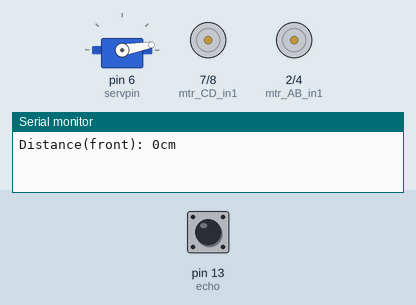
A sketch run on a simulated Arduino Uno, built with avr-gcc and run on an emulated ATmega328P. Shown: servo, motor-driver pin pairs drawn as motors (green arrow = first pin HIGH = forward, orange = second pin HIGH = backward, longer = more drive, scaled by the enable pin), the last lines printed to the serial monitor. Inputs (shaded band) come from the test bench; at power-on: pin 13 (echo) LOW.

Above: at 1.2 s.
1.3 s: pin 13 (echo) pulsed HIGH 5 times (0.12 s each, 0.3 s apart)
At 3.8 s:
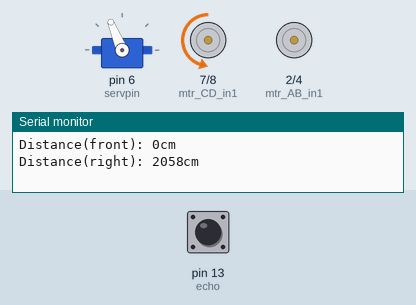
At 8.2 s:
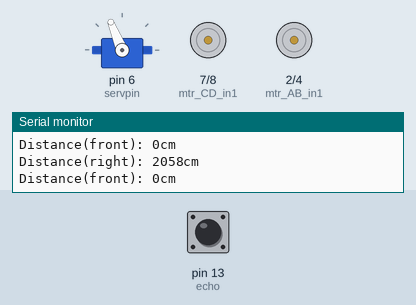
Timing chart, 0 to 11.8 s (numbered marks = the images above; inputs shaded):
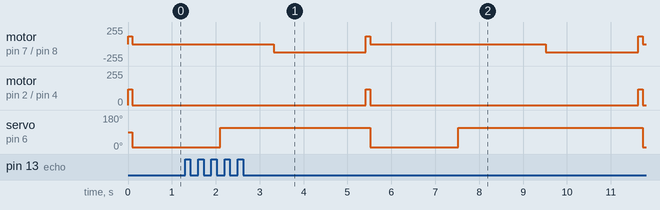

Measured:
- by itself, motor on pin 2 (mtr_AB_in1) / pin 4 (mtr_AB_in2): alternates forward 120/255 for 0.10 s and stopped for 6.1 s

The sketch:

mechanical.ino
```cpp
#include<Servo.h>
Servo serv;

int servpin= 6;

int trig= 12;
int echo= 13;
long durationf,distancef,durationr,distancer;

int mtr_AB_en= 3;
int mtr_AB_in1= 2;
int mtr_AB_in2= 4;

int mtr_CD_en= 5;
int mtr_CD_in1= 7;
int mtr_CD_in2= 8;


void setup() {

  Serial.begin(9600);

  serv.attach(servpin);

  pinMode(trig, OUTPUT);
  pinMode(echo,INPUT);

  pinMode(mtr_AB_en,OUTPUT);
  pinMode(mtr_AB_in1,OUTPUT);
  pinMode(mtr_AB_in2,OUTPUT);

  pinMode(mtr_CD_en,OUTPUT);
  pinMode(mtr_CD_in1,OUTPUT);
  pinMode(mtr_CD_in2,OUTPUT);


}

void loop() {

  digitalWrite(mtr_AB_in1,HIGH);
  digitalWrite(mtr_AB_in2,LOW);
  analogWrite(mtr_AB_en,120);

  digitalWrite(mtr_CD_in1,HIGH);
  digitalWrite(mtr_CD_in2,LOW);
  analogWrite(mtr_CD_en,120);


  delay(100);


  digitalWrite(mtr_AB_in1,LOW);
  digitalWrite(mtr_AB_in2,LOW);

  digitalWrite(mtr_CD_in1,LOW);
  digitalWrite(mtr_CD_in2,LOW);

  serv.write(10);
  digitalWrite(trig,LOW);
  delayMicroseconds(2);
  digitalWrite(trig,HIGH);
  delayMicroseconds(10);
  durationf= pulseIn(echo, HIGH);
  distancef= (durationf*.0343)/2;

  Serial.print("Distance(front): ");
  Serial.print(distancef);
  Serial.println( "cm");

  delay(1000);


  serv.write(112);
  digitalWrite(trig,LOW);
  delayMicroseconds(2);
  digitalWrite(trig,HIGH);
  delayMicroseconds(10);
  durationr= pulseIn(echo, HIGH);
  distancer= (durationr*.0343)/2;

  Serial.print("Distance(right): ");
  Serial.print(distancer);
  Serial.println( "cm");

  delay(1000);

  if(distancef < 30)
  {
    digitalWrite(mtr_AB_in1,LOW);
    digitalWrite(mtr_AB_in2,LOW);

    digitalWrite(mtr_CD_in1,LOW);
    digitalWrite(mtr_CD_in2,HIGH);
    analogWrite(mtr_CD_en,120);

    delay(2100);

  }

}
```
